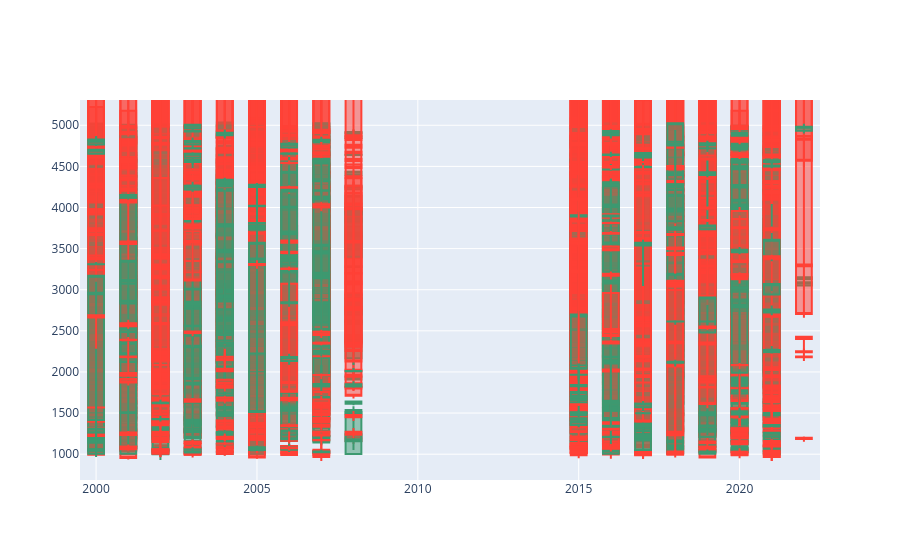

The notebook cell saved with this chart:
### Markdown cell above
#### **Candlestick Chart for open_price, daily_high, daily_low, close_price**

### Code cell
candleStick = go.Figure(
      data=[go.Candlestick(
            x=df["year"],
            open=df["open_price"],
            high=df["daily_high"],
            low=df["daily_low"],
            close=df["close_price"]
        )
    ]
)

candleStick.update_layout(xaxis_rangeslider_visible=False)
candleStick.show()

### Figure 1 — Plotly figure (JSON) as saved in the notebook; plotly's stock layout.template omitted (floating-point values rounded to 4 significant figures; data arrays with more than 128 entries replaced by an {"elided": "..."} marker saying what was removed)
{"data": [{"close": {"elided": "5294 float values"}, "high": {"elided": "5294 float values"}, "low": {"elided": "5294 float values"}, "open": {"elided": "5294 float values"}, "type": "candlestick", "x": {"elided": "5294 int values"}}], "layout": {"xaxis": {"rangeslider": {"visible": false}}}}
